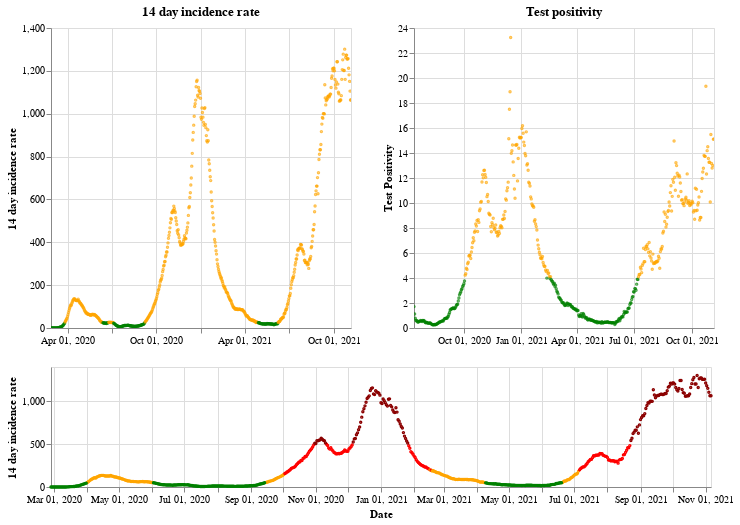

This figure's notebook cell:
### Markdown cell above
## Wales

### Code cell
plot_traffic_light('Wales')

### Figure 1 — Vega-Lite specification as saved in the notebook (floating-point values rounded to 4 significant figures; data arrays with more than 128 entries replaced by an {"elided": "..."} marker saying what was removed)
{"config": {"view": {"continuousWidth": 400, "continuousHeight": 300}}, "vconcat": [{"hconcat": [{"mark": {"type": "point", "size": 2}, "encoding": {"color": {"condition": {"value": "green", "test": "(datum.twoWeeklyCasesRate <= 25)"}, "value": "orange"}, "tooltip": [{"type": "nominal", "field": "areaName"}, {"type": "temporal", "field": "date"}, {"type": "quantitative", "field": "twoWeeklyCasesRate"}, {"type": "quantitative", "field": "testPositivity"}], "x": {"type": "temporal", "axis": {"title": ""}, "field": "date", "scale": {"domain": {"selection": "DateBrush"}}, "timeUnit": "yearmonthdate"}, "y": {"type": "quantitative", "axis": {"title": "14 day incidence rate"}, "field": "twoWeeklyCasesRate"}}, "title": "14 day incidence rate", "width": 300}, {"mark": {"type": "point", "size": 2}, "encoding": {"color": {"condition": {"value": "green", "test": "(datum.testPositivity <= 4)"}, "value": "orange"}, "tooltip": [{"type": "nominal", "field": "areaName"}, {"type": "temporal", "field": "date"}, {"type": "quantitative", "field": "twoWeeklyCasesRate"}, {"type": "quantitative", "field": "testPositivity"}], "x": {"type": "temporal", "axis": {"title": ""}, "field": "date", "scale": {"domain": {"selection": "DateBrush"}}, "timeUnit": "yearmonthdate"}, "y": {"type": "quantitative", "axis": {"title": "Test Positivity"}, "field": "testPositivity"}}, "title": "Test positivity", "width": 300}]}, {"layer": [{"mark": {"type": "point", "size": 2}, "encoding": {"color": {"condition": {"value": "orange", "test": "(((datum.testPositivity < 4) && (datum.twoWeeklyCasesRate >= 50)) && (datum.twoWeeklyCasesRate < 200))"}, "value": "red"}, "opacity": {"condition": {"value": 1, "test": "((datum.twoWeeklyCasesRate >= 50) && (datum.twoWeeklyCasesRate < 500))"}, "value": 0}, "tooltip": [{"type": "nominal", "field": "areaName"}, {"type": "temporal", "field": "date"}, {"type": "quantitative", "field": "twoWeeklyCasesRate"}, {"type": "quantitative", "field": "testPositivity"}], "x": {"type": "temporal", "axis": {"title": "Date"}, "field": "date", "timeUnit": "yearmonthdate"}, "y": {"type": "quantitative", "axis": {"title": "14 day incidence rate"}, "field": "twoWeeklyCasesRate"}}, "selection": {"DateBrush": {"type": "interval", "encodings": ["x"], "fields": ["Time"]}}}, {"mark": {"type": "point", "size": 2}, "encoding": {"color": {"value": "darkred"}, "opacity": {"condition": {"value": 1, "test": "(datum.twoWeeklyCasesRate >= 500)"}, "value": 0}, "tooltip": [{"type": "nominal", "field": "areaName"}, {"type": "temporal", "field": "date"}, {"type": "quantitative", "field": "twoWeeklyCasesRate"}, {"type": "quantitative", "field": "testPositivity"}], "x": {"type": "temporal", "axis": {"title": "Date"}, "field": "date", "timeUnit": "yearmonthdate"}, "y": {"type": "quantitative", "axis": {"title": "14 day incidence rate"}, "field": "twoWeeklyCasesRate"}}}, {"mark": {"type": "point", "size": 2}, "encoding": {"color": {"condition": {"value": "green", "test": "((datum.testPositivity < 4) && (datum.twoWeeklyCasesRate < 50))"}, "value": "orange"}, "opacity": {"condition": {"value": 1, "test": "(datum.twoWeeklyCasesRate < 50)"}, "value": 0}, "tooltip": [{"type": "nominal", "field": "areaName"}, {"type": "temporal", "field": "date"}, {"type": "quantitative", "field": "twoWeeklyCasesRate"}, {"type": "quantitative", "field": "testPositivity"}], "x": {"type": "temporal", "axis": {"title": "Date"}, "field": "date", "timeUnit": "yearmonthdate"}, "y": {"type": "quantitative", "axis": {"title": "14 day incidence rate"}, "field": "twoWeeklyCasesRate"}}}], "height": 120, "width": 660}], "data": {"name": "data-944c0d29175f0adefe14974e6cd569d8"}, "$schema": "https://vega.github.io/schema/vega-lite/v4.8.1.json", "datasets": {"data-944c0d29175f0adefe14974e6cd569d8": {"elided": "619 records"}}}
